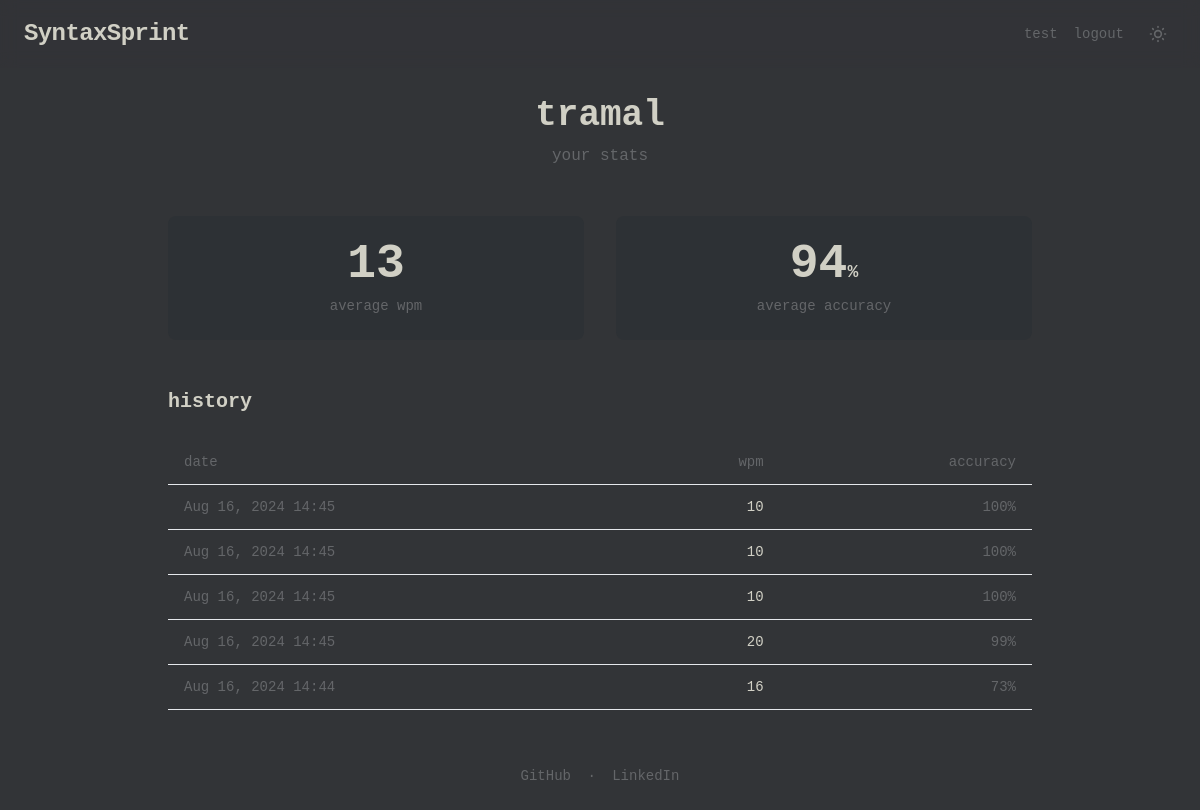
The app's page /profile (signed in), older data.
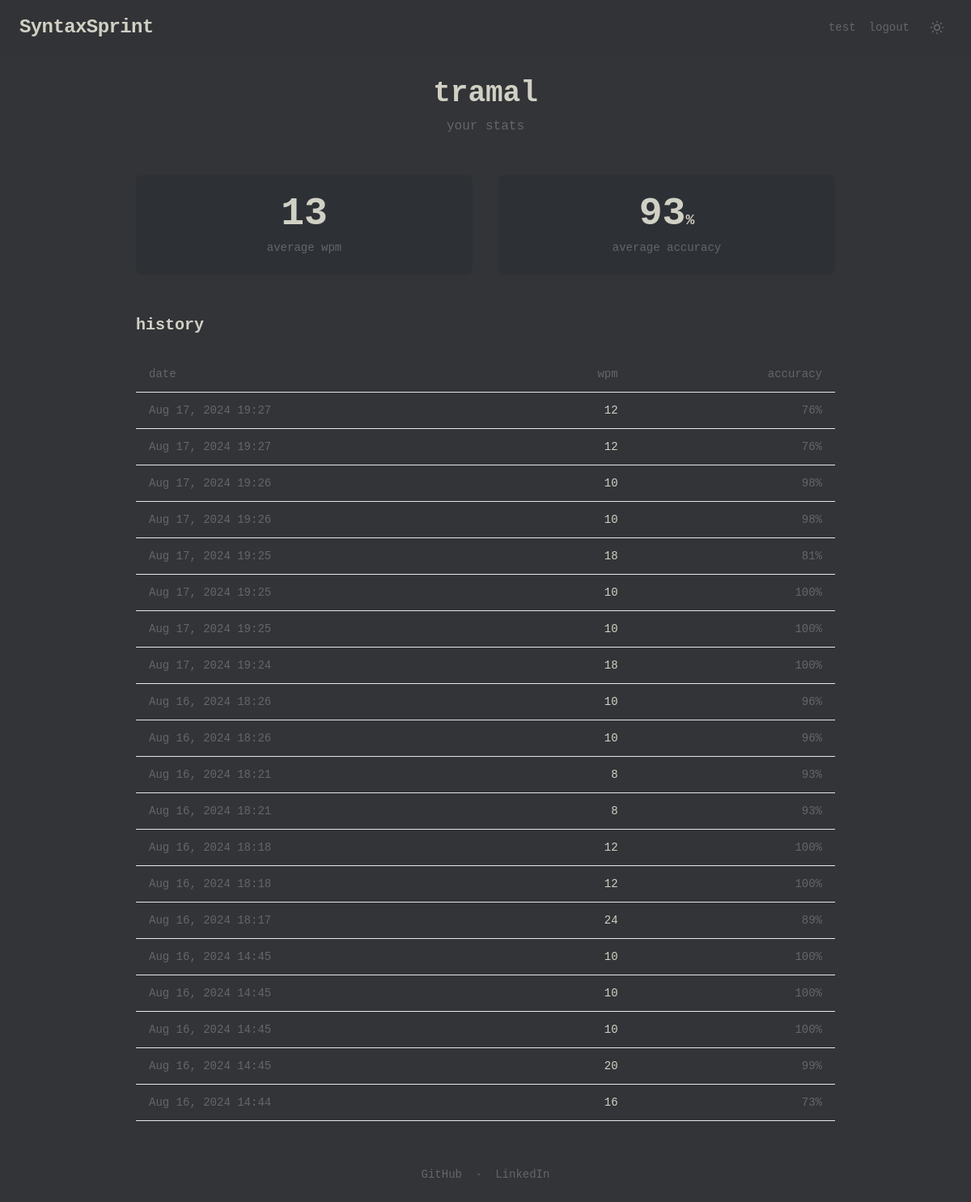
The same page, newer data.
### backend/models.py (models this page shows, shortened)
class TypingTestResult(models.Model):
    user = models.ForeignKey(User, on_delete=models.CASCADE)
    wpm = models.FloatField()
    accuracy = models.FloatField()
    date = models.DateTimeField(auto_now_add=True)

### backend/views.py (the view)
# urls.py: path("profile", views.profile, name="profile"),
@login_required
def profile(request):
    results = TypingTestResult.objects.filter(
        user=request.user).order_by('-date')
    if results.exists():
        avg_wpm = results.aggregate(Avg('wpm'))['wpm__avg']
        avg_accuracy = results.aggregate(Avg('accuracy'))['accuracy__avg']
    else:
        avg_wpm = 0
        avg_accuracy = 0
    context = {
        'on_profile_page': True,
        'results': results,
        'avg_wpm': avg_wpm or 0,
        'avg_accuracy': avg_accuracy or 0,
    }
    return render(request, 'profile.html', context)

### templates/profile.html (shortened to what this page needs)
{% load static %}
<!DOCTYPE html>
<html lang="es" data-theme="dark">
<head>
  <script src="https://cdn.tailwindcss.com"></script>
  <link rel="stylesheet" href="{% static 'css/styles.css' %}">
</head>
<body class="bg-[var(--bg-primary)] text-[var(--text-sub)] font-mono min-h-screen flex flex-col transition-colors duration-200">
  <header class="fixed top-0 left-0 right-0 z-50 px-6 py-4 flex justify-between items-center">
    <a href="{% url 'index' %}" class="text-2xl font-semibold tracking-tight">
      <span class="text-[var(--text-active)]">Syntax</span><span class="text-[var(--caret)]">Sprint</span>
    </a>
    <nav class="flex items-center gap-4">
      <a href="{% url 'index' %}" class="text-sm hover:text-[var(--text-active)] transition-colors">test</a>
      <a href="{% url 'logout' %}" class="text-sm hover:text-[var(--text-active)] transition-colors">logout</a>
      <button id="theme-toggle" class="p-2 rounded-lg hover:bg-[var(--bg-secondary)] transition-colors" title="Toggle theme">
      </button>
    </nav>
  </header>
  <main class="flex-1 px-4 pt-24 pb-8 max-w-4xl mx-auto w-full">
    <div class="text-center mb-12">
      <h1 class="text-4xl font-semibold text-[var(--text-active)] mb-2">{{ user.username }}</h1>
      <p class="text-[var(--text-sub)]">your stats</p>
    </div>
    <div class="grid grid-cols-2 gap-8 mb-12">
      <div class="text-center p-6 bg-[var(--bg-secondary)] rounded-lg">
        <div class="text-5xl font-semibold text-[var(--text-active)] mb-2">{{ avg_wpm|floatformat:0 }}</div>
        <div class="text-sm text-[var(--text-sub)]">average wpm</div>
      </div>
      <div class="text-center p-6 bg-[var(--bg-secondary)] rounded-lg">
        <div class="text-5xl font-semibold text-[var(--text-active)] mb-2">{{ avg_accuracy|floatformat:0 }}<span class="text-lg">%</span></div>
        <div class="text-sm text-[var(--text-sub)]">average accuracy</div>
      </div>
    </div>
    <div>
      <h2 class="text-xl font-semibold text-[var(--text-active)] mb-6">history</h2>
      {% if results %}
      <div class="overflow-x-auto">
        <table class="w-full text-sm">
          <thead>
            <tr class="text-[var(--text-sub)] border-b border-[var(--text-sub)]/20">
              <th class="text-left py-3 px-4 font-normal">date</th>
              <th class="text-right py-3 px-4 font-normal">wpm</th>
              <th class="text-right py-3 px-4 font-normal">accuracy</th>
            </tr>
          </thead>
          <tbody>
            {% for result in results %}
            <tr class="border-b border-[var(--text-sub)]/10">
              <td class="py-3 px-4 text-[var(--text-sub)]">{{ result.date|date:"M j, Y H:i" }}</td>
              <td class="py-3 px-4 text-right text-[var(--text-active)]">{{ result.wpm|floatformat:0 }}</td>
              <td class="py-3 px-4 text-right text-[var(--text-sub)]">{{ result.accuracy|floatformat:0 }}%</td>
            </tr>
            {% endfor %}
          </tbody>
        </table>
      </div>
      {% endif %}
    </div>
  </main>
  <footer class="py-6 text-center text-sm text-[var(--text-sub)]/60">
    <a href="https://github.com/Chorexxs" target="_blank" class="hover:text-[var(--text-sub)] transition-colors">GitHub</a>
    <span class="mx-2">·</span>
    <a href="https://www.linkedin.com/in/oswaldo-fonseca-gonzalez/" target="_blank" class="hover:text-[var(--text-sub)] transition-colors">LinkedIn</a>
  </footer>
</body>
</html>

Row changes from the older to the newer data that the page shows:
added TypingTestResult: date "Aug 17, 2024 19:27", wpm "12", accuracy "76"
added TypingTestResult: date "Aug 17, 2024 19:27", wpm "12", accuracy "76"
added TypingTestResult: date "Aug 17, 2024 19:26", wpm "10", accuracy "98"
added TypingTestResult: date "Aug 17, 2024 19:26", wpm "10", accuracy "98"
added TypingTestResult: date "Aug 17, 2024 19:25", wpm "18", accuracy "81"
added TypingTestResult: date "Aug 17, 2024 19:25", wpm "10", accuracy "100"
added TypingTestResult: date "Aug 17, 2024 19:25", wpm "10", accuracy "100"
added TypingTestResult: date "Aug 17, 2024 19:24", wpm "18", accuracy "100"
added TypingTestResult: date "Aug 16, 2024 18:26", wpm "10", accuracy "96"
added TypingTestResult: date "Aug 16, 2024 18:26", wpm "10", accuracy "96"
added TypingTestResult: date "Aug 16, 2024 18:21", wpm "8", accuracy "93"
added TypingTestResult: date "Aug 16, 2024 18:21", wpm "8", accuracy "93"
added TypingTestResult: date "Aug 16, 2024 18:18", wpm "12", accuracy "100"
added TypingTestResult: date "Aug 16, 2024 18:18", wpm "12", accuracy "100"
added TypingTestResult: date "Aug 16, 2024 18:17", wpm "24", accuracy "89"
Text that changed along with them:
{{ avg_accuracy|floatformat:0 }}: "94" → "93"
